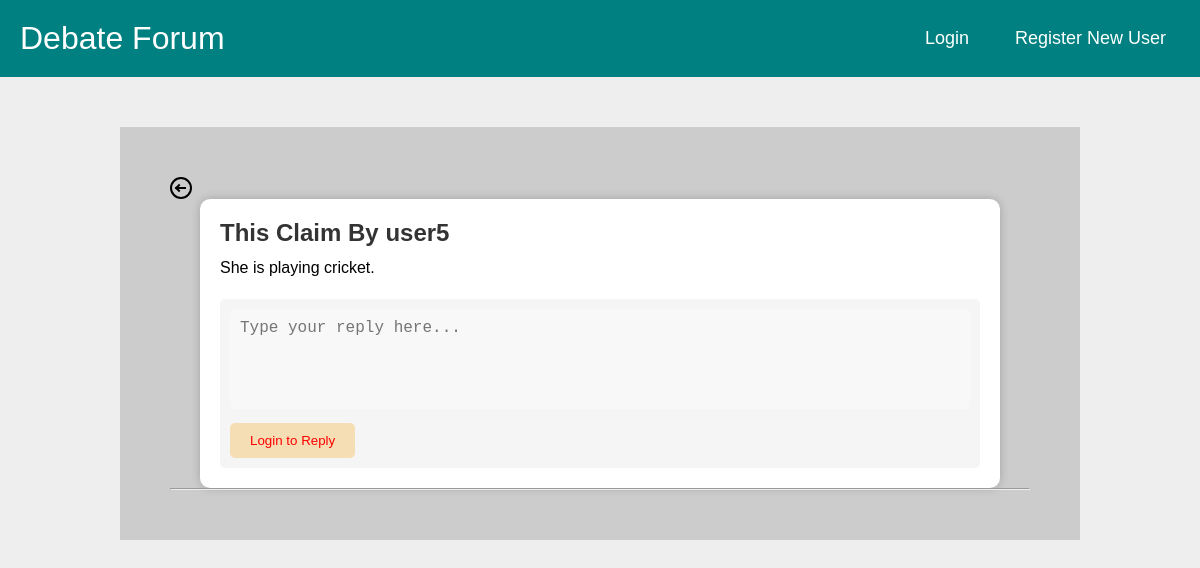
The page /claim_page/5 on the database as committed earlier.
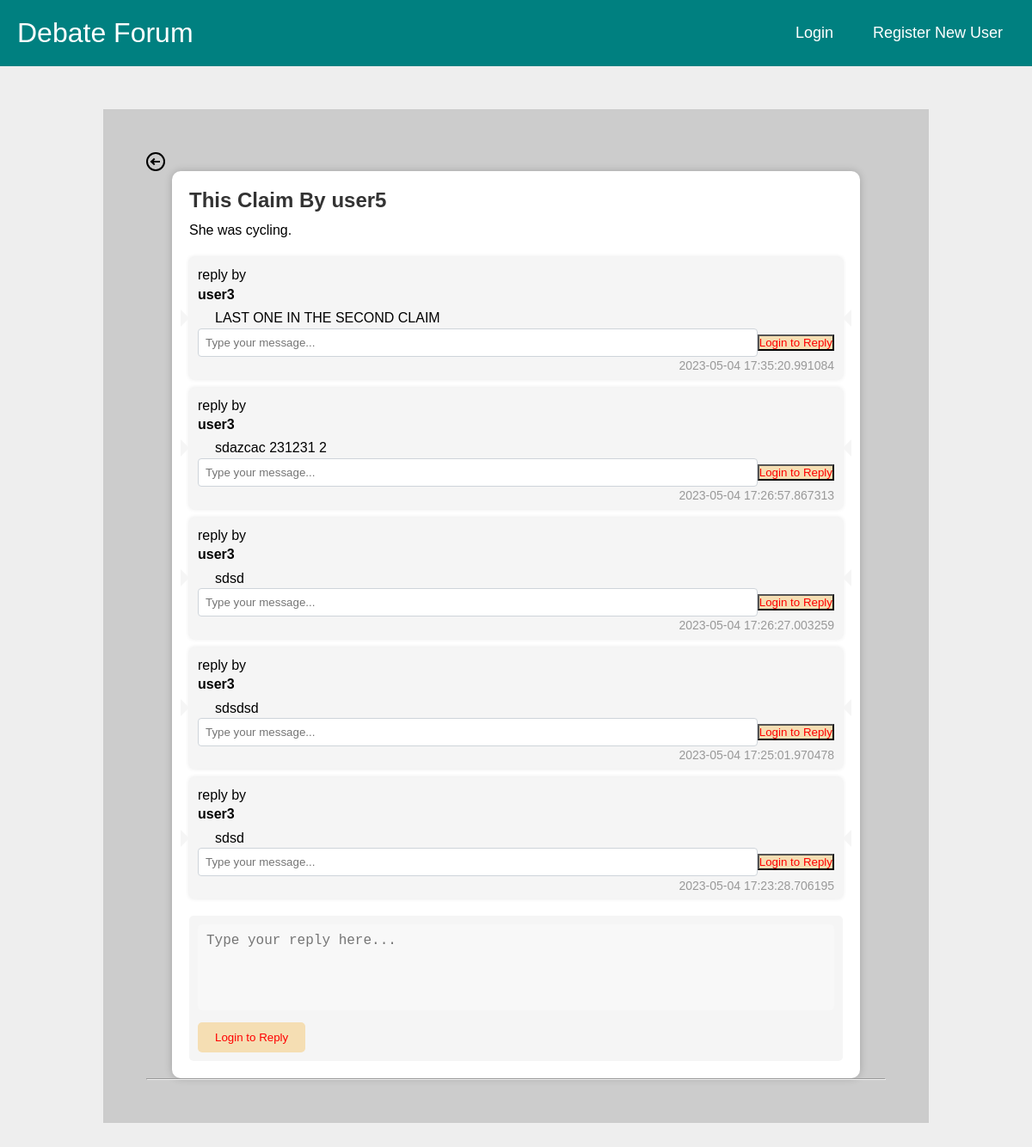
The same page on the database as committed later.
### tables this page shows
CREATE TABLE claim (
    claimID INTEGER NOT NULL PRIMARY KEY AUTOINCREMENT,   -- CLaim ID number
    topic INTEGER NOT NULL REFERENCES topic(topicID) ON DELETE CASCADE ON UPDATE CASCADE, -- FK of claim
    postingUser INTEGER REFERENCES user(userID) ON DELETE SET NULL ON UPDATE CASCADE, -- FK of poisting user
    creationTime TIMESTAMP NOT NULL DEFAULT CURRENT_TIMESTAMP,   -- Time topic was created
    updateTime TIMESTAMP NOT NULL DEFAULT CURRENT_TIMESTAMP,      -- Last time a reply was added
    text TEXT NOT NULL                                   -- Actual text
);

CREATE TABLE user (
    userID INTEGER NOT NULL PRIMARY KEY AUTOINCREMENT, -- Integer user ID / key
    userName TEXT NOT NULL,                            -- Login username
    passwordHash BLOB NOT NULL,                        -- Hashed password (bytes in python)
    isAdmin BOOLEAN NOT NULL,                          -- If user is admin or not. Ignore if not implementing admin
    creationTime TIMESTAMP NOT NULL DEFAULT CURRENT_TIMESTAMP,      -- Time user was created
    lastVisit TIMESTAMP NOT NULL DEFAULT CURRENT_TIMESTAMP -- User's last visit, for showing new content when they return
);

CREATE TABLE replyText (
    replyTextID INTEGER NOT NULL PRIMARY KEY AUTOINCREMENT,                           -- Reply ID
    postingUser INTEGER REFERENCES user(userID) ON DELETE SET NULL ON UPDATE CASCADE, -- FK of posting user
    creationTime TIMESTAMP NOT NULL DEFAULT CURRENT_TIMESTAMP,                                                   -- Posting time
    text TEXT NOT NULL                                                                -- Text of reply
);

### routes/claim_page.py (the view, shortened to what this page needs)
@app.route("/claim_page/<int:claimID>", methods = ['GET','POST'])
def claim_page(claimID):
    conn = get_db_connection()
    data = {}
    repliesList = []
    claim = conn.execute(f"SELECT * FROM claim WHERE claimID == '{claimID}'").fetchone()
    replies = conn.execute(f"""SELECT replyText.replyTextID AS reply_id, replyText.postingUser AS reply_posting_user, replyText.creationTime AS reply_creation_time, replyText.text AS reply_text
                FROM claim
                JOIN replyToClaim ON claim.claimID = replyToClaim.claim
                JOIN replyText ON replyToClaim.reply = replyText.replyTextID
                WHERE claim.claimID = {claim['claimID']} ORDER BY reply_creation_time DESC""").fetchall()
    for replay in replies:
        postingUser = conn.execute(f"SELECT * FROM user WHERE userID == '{replay['reply_posting_user']}'").fetchone()
        replies_to_replies = conn.execute(f"""SELECT * FROM replyText INNER JOIN replyToReply ON replyText.replyTextID = replyToReply.reply WHERE replyToReply.parent = {replay['reply_id']}""").fetchall()
        replies_to_replies_list = []
        repliesList.append(
             {
                "reply_id":replay["reply_id"],
                "postingUser":postingUser["userName"],
                "text":replay['reply_text'],
                "creationTime":replay['reply_creation_time'],
                "replies_to_replies":replies_to_replies_list
        }
        )
    postingUser = conn.execute(f"SELECT * FROM user WHERE userID == '{claim['postingUser']}'").fetchone()
    data["postingUser"] = postingUser["userName"]
    data["claim_header"] = claim["text"]
    data["creationTime"] = claim["creationTime"]
    data["repliesData"] = repliesList
    return render_template('claim_page.html', claim =data,claimID=claim["claimID"],is_authenticated=is_authenticated(),current_user=current_user())

### get_db_connection.py (called while the page is built)
def get_db_connection():
    conn = sqlite3.connect('database/database.db')
    conn.row_factory = sqlite3.Row
    return conn

### routes/auth_check.py (called while the page is built)
def is_authenticated():
    if request.cookies.get('username'):
        return True
    else:
        return False

def current_user():
    if is_authenticated():
        conn = get_db_connection()
        user = conn.execute('SELECT * FROM user WHERE userName = ?',(request.cookies.get('username'),)).fetchone()
        return user
    else:
        pass

### templates/claim_page.html (shortened to what this page needs)
{% extends "nav.html" %}
{% block content %}
<link rel="stylesheet" href="{{ url_for('static', filename='css/card.css')}}" />
<link rel="stylesheet" href="{{ url_for('static', filename='css/claim.css')}}" />
<a href="{{ url_for('home') }}" style="text-align: left;max-width:100px;">
  <i class="gg-arrow-left-o" aria-hidden="true"></i>
</a>
<div id="claim-list">
  <div class="post-card">
    <h3>This Claim By {{claim.postingUser}}</h3>
    <p>{{claim.claim_header}}</p>
    <ul id="replies-list" class="replies-list">
      {% for reply in claim.repliesData %}
      <li class="reply">
        reply by<div class="author">{{reply.postingUser}}</div>
        <div class="content">{{reply.text}}</div>
        <div class="date">{{reply.creationTime}}</div>
      <div class="input-group">
        <input id="replytoreplytext{{reply.reply_id}}" name="replytoreplytext" type="text" class="form-control"
          placeholder="Type your message...">
        {% if is_authenticated %}
        <input class="btn btn-primary" type="submit" value="Reply to {{reply.postingUser}}"
          onclick="onReplyToReplyClick(document.getElementById('replytoreplytext{{reply.reply_id}}').value,'{{reply.reply_id}}','{{claimID}}')">
          {% else %}
          <input type="submit" value="Login to Reply" style="color:red; background-color: wheat;">
          {% endif%}
      </div>
      </li>
      {% endfor %}
    </ul>
    <div class="reply-form">
      <textarea id="replyText{{claimID}}" name="reply" placeholder="Type your reply here..."></textarea>
      {% if is_authenticated %}
      <input type="submit" value="Reply" onclick="onReplyClick(document.getElementById('replyText{{claimID}}').value,'{{claimID}}')">
        {% else %}
        <input type="submit" value="Login to Reply" style="color:red; background-color: wheat;">
        {% endif%}
    </div>
  </div>
  <hr>
</div>
{% endblock %}

Rows that differ between the two databases and show on the page:
changed claim: claim_header "She is playing cricket." → "She was cycling."
now on this page (row edited): user: postingUser "user3" "user3" "user3" "user3" "user3"
added replyText: text "LAST ONE IN THE SECOND CLAIM", creationTime "2023-05-04 17:35:20.991084"
added replyText: text "sdazcac 231231 2", creationTime "2023-05-04 17:26:57.867313"
added replyText: text "sdsd", creationTime "2023-05-04 17:26:27.003259"
added replyText: text "sdsdsd", creationTime "2023-05-04 17:25:01.970478"
now on this page (row edited): replyText: text "sdsd", creationTime "2023-05-04 17:23:28.706195"
Other text that changed with them:
new list line: "reply by  Login to Reply"
